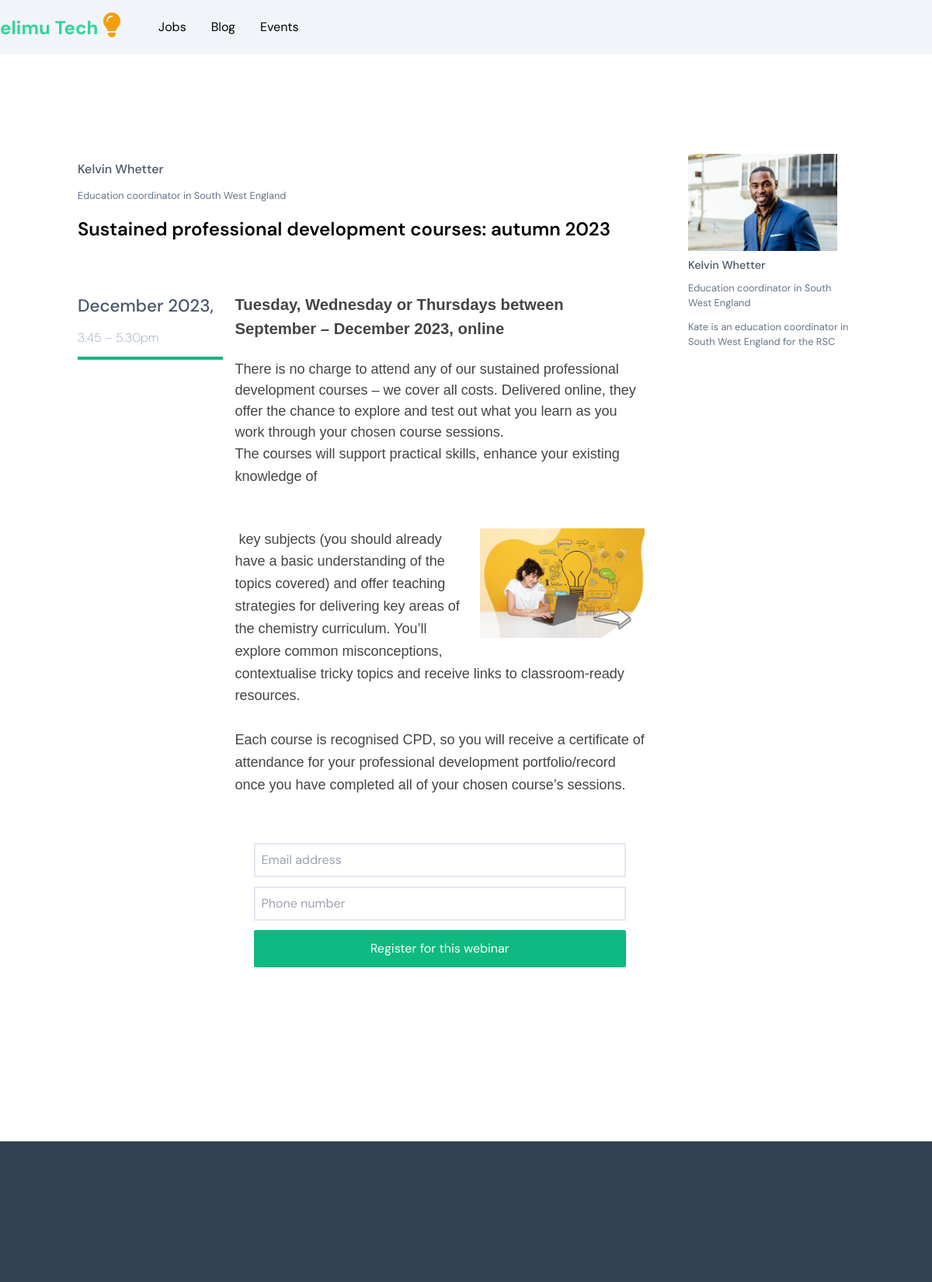
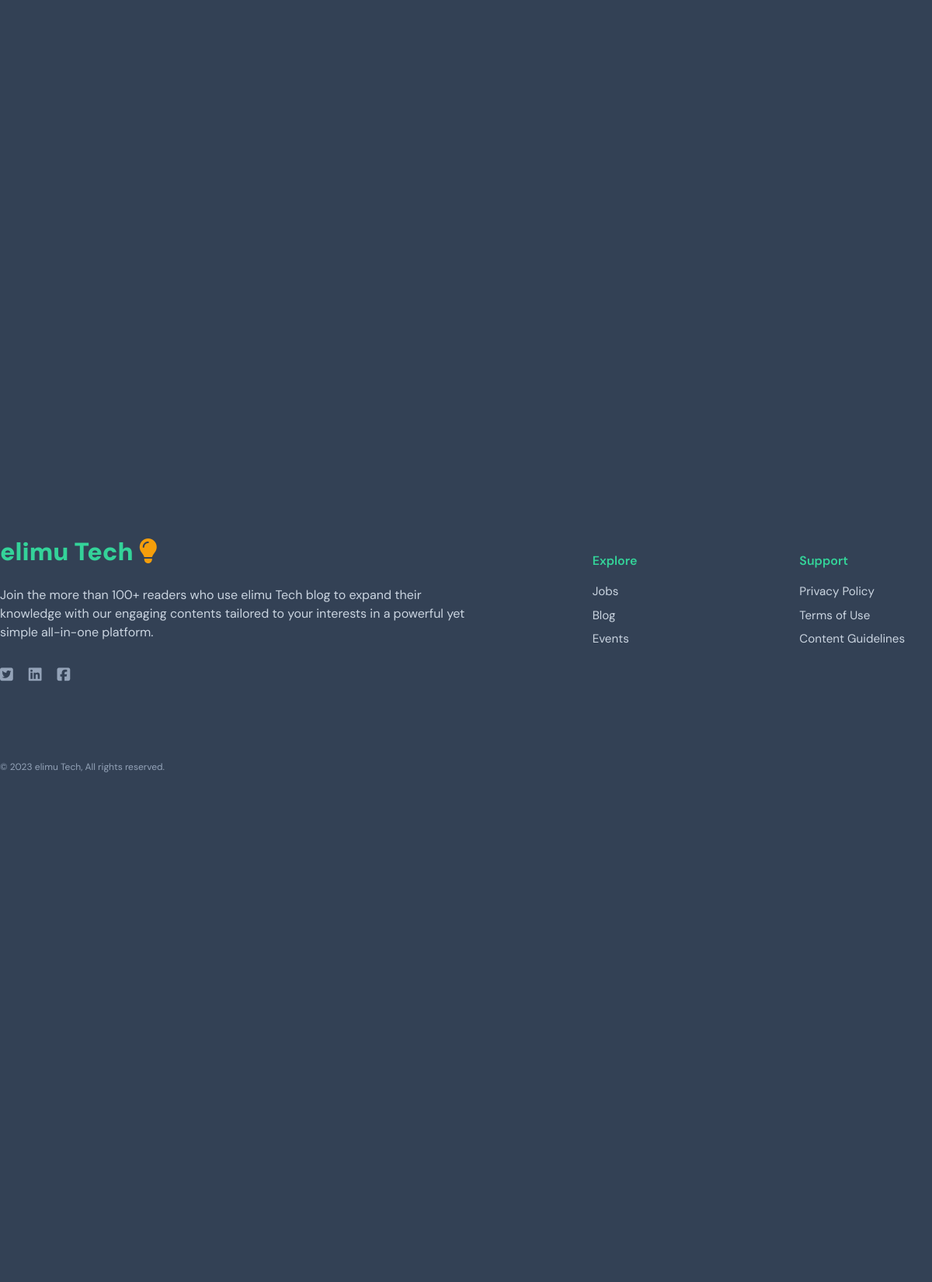
The page /events/1 on the database its author committed (2 pictures, top to bottom).
### schools/models.py (models this page shows)
class Event(models.Model):
    event_title = models.CharField(max_length=255)
    event_date = models.CharField(max_length=255)
    event_time = models.CharField(max_length=255)
    event_location = models.CharField(max_length=255)
    event_speaker = models.CharField(max_length=255)
    speaker_occupation = models.CharField(max_length=255)
    speaker_thumbnail = models.ImageField(default="default.png")
    speaker_description = models.TextField()
    event_description = CKEditor5Field("Text", config_name="extends")
    created_on = models.DateTimeField(auto_now_add=True)
    class Meta:
        ordering = ["-created_on"]

### schools/views.py (the view)
# urls.py: path("events/<int:id>", event, name="event"),
def event(request, id):
    event = Event.objects.get(id=id)
    context = {"event": event}
    return render(request, "schools/event.html", context)

### templates/schools/event.html (shortened to what this page needs)
{% extends 'base.html' %} {% load static %}{% block content %}
<section class="w-full py-24">
  <div class="w-full max-w-[1000px] mx-auto py-8 grid grid-cols-12 gap-4">
        <div class="col-span-9">
            <div>
                <p class="text-[1rem] text-slate-600 mt-2 font-[500]">{{ event.event_speaker }}</p>
                <p class="text-[.8rem] text-slate-500 mt-3">{{ event.speaker_occupation }}</p>
                <h2 class="text-[1.5rem] font-[600] mt-4">{{ event.event_title }}</h2>
            </div>
            <div class="grid grid-cols-12 py-16 h-fit">
                <div class="col-span-3"><p class="text-[1.4rem] font-[500] mb-3  text-slate-600">{{ event.event_date }}</p><p class="text-[1rem] font-[200] mb-3  text-slate-400">{{ event.event_time }}</p>  <p class="bg-emerald-500 h-1"></p></div>
                <div class="col-span-9 ck ck-content px-4"> <div><p>{{ event.event_description | safe }}</p></div><div class="py-8">
                    <form action="" class="px-6">
                        <div class="mb-3"><input type="email" class="w-full p-2 outline-none border-2 border-slate-200" placeholder="Email address"></div>
                        <div class="mb-3"><input type="text" class="w-full p-2 outline-none border-2 border-slate-200" placeholder="Phone number"></div>
                        <div><button  class="bg-emerald-500 text-white py-3 px-3 w-full rounded-sm"
                            type="submit">Register for this webinar</button></div>
                    </form>
                </div></div>
            </div>
        </div>
        <div class="col-span-3 pl-6">
            <div><img src="{{ event.speaker_thumbnail.url }}" alt=""   class=" h-auto max-w-xs md:h-full md:w-48"/></div>
            <p class="text-[.9rem] text-slate-600 mt-2 font-[500]">{{ event.event_speaker }}</p>
            <p class="text-[.8rem] text-slate-500 mt-2">{{ event.speaker_occupation }}</p>
            <p class="text-[.8rem] text-slate-500 mt-3">{{ event.speaker_description }}</p>
        </div>
    </div>
</section>
{% endblock content %}

### templates/base.html (shortened to what this page needs)
{% load static %}
<!DOCTYPE html>
<html>
  <head>
    <script src="https://cdn.tailwindcss.com"></script>
    <link
      href="{% static 'django_ckeditor_5/dist/styles.css' %}"
      type="text/css"
      media="all"
      rel="stylesheet"
    />
  </head>
  <body>
    <header class="w-full bg-slate-100">
      <nav
        class="w-full max-w-[1200px] mx-auto flex md:justify-between md:items-center py-2"
      >
        <div class="flex gap-12 items-center py-2">
          <a
            href="{% url 'home' %}"
            class="text-[1.5rem] font-bold text-emerald-400"
            >elimu Tech
            <span
              ><i
                class="fa-solid fa-lightbulb text-[2rem] text-amber-500"
              ></i></span
          ></a>
          <div class="flex gap-8">
            <a href="{% url 'jobs' %}">Jobs</a
            ><a href="{% url 'blog' %}">Blog</a
            ><a href="{% url 'events' %}">Events</a>
          </div>
        </div>
      </nav>
    </header>
    {% block content %} {% endblock content %}
    <footer
      class="full h-[60vh] bg-slate-700 flex flex-col justify-center items-center"
    >
      <div class="w-full max-w-[1200px] mx-auto grid grid-cols-9 py-16">
        <div class="col-span-5 pr-16">
          <h3 class="text-[2rem] text-emerald-400 mb-5 font-black">
            elimu Tech
            <span
              ><i class="fa-solid fa-lightbulb text-[2rem] text-amber-500"></i
            ></span>
          </h3>
          <p class="text-[1rem] text-slate-300 leading-normal">
            Join the more than 100+ readers who use elimu Tech blog to expand
            their knowledge with our engaging contents tailored to your
            interests in a powerful yet simple all-in-one platform.
          </p>
          <div class="py-8 flex gap-5">
            <a href="#"
              ><i
                class="fa-brands fa-square-twitter text-slate-400 text-[1.2rem]"
              ></i
            ></a>
            <a href=""
              ><i class="fa-brands fa-linkedin text-slate-400 text-[1.2rem]"></i
            ></a>
            <a href=""
              ><i
                class="fa-brands fa-square-facebook text-slate-400 text-[1.2rem]"
              ></i
            ></a>
          </div>
        </div>
        <div class="col-span-2 pl-24 pt-6">
          <h3 class="text-emerald-400 font-semibold">Explore</h3>
          <ul class="text-slate-300 text-[.95rem] mt-4">
            <li class="mb-2"><a href="{% url 'jobs' %}">Jobs</a></li>
            <li class="mb-2"><a href="{% url 'blog' %}">Blog</a></li>
            <li class="mb-2"><a href="{% url 'events' %}">Events</a></li>
          </ul>
        </div>
        <div class="col-span-2 pl-24 pt-6">
          <h3 class="text-emerald-400 font-semibold">Support</h3>
          <ul class="text-slate-300 text-[.95rem] mt-4">
            <li class="mb-2"><a href="#">Privacy Policy</a></li>
            <li class="mb-2"><a href="#">Terms of Use</a></li>
            <li class="mb-2"><a href="#">Content Guidelines</a></li>
          </ul>
        </div>
      </div>
      <div class="w-full max-w-[1200px] mx-auto">
        <p class="text-[.75rem] text-slate-400">
          &copy; {% now "Y" %} elimu Tech, All rights reserved.
        </p>
      </div>
    </footer>
  </body>
</html>

### templates/base.html (style rules this page uses)
body { font-family: "DM Sans", sans-serif; }

### rows shown on the page
Event: event_speaker "Kelvin Whetter", speaker_occupation "Education coordinator in South West England", event_title "Sustained professional development courses: autumn 2023", event_date "December 2023,", event_time "3.45 – 5.30pm", event_description "Tuesday, Wednesday or Thursdays between September – December 2023, online There is no charge to attend any of our sustained professional development courses – we cover all costs. Delivered online, they offer the chance to explore and test out what you learn as you work through your chosen course sessions. The courses will support practical skills, enhance your existing knowledge of key subjects (you should already have a basic understanding of the topics covered) and offer teaching strategies for delivering key areas of the chemistry curriculum. You’ll explore common misconceptions, contextualise tricky topics and receive links to classroom-ready resources. Each course is recognised CPD, so…", event_description (picture), speaker_thumbnail (picture), speaker_description "Kate is an education coordinator in South West England for the RSC"
